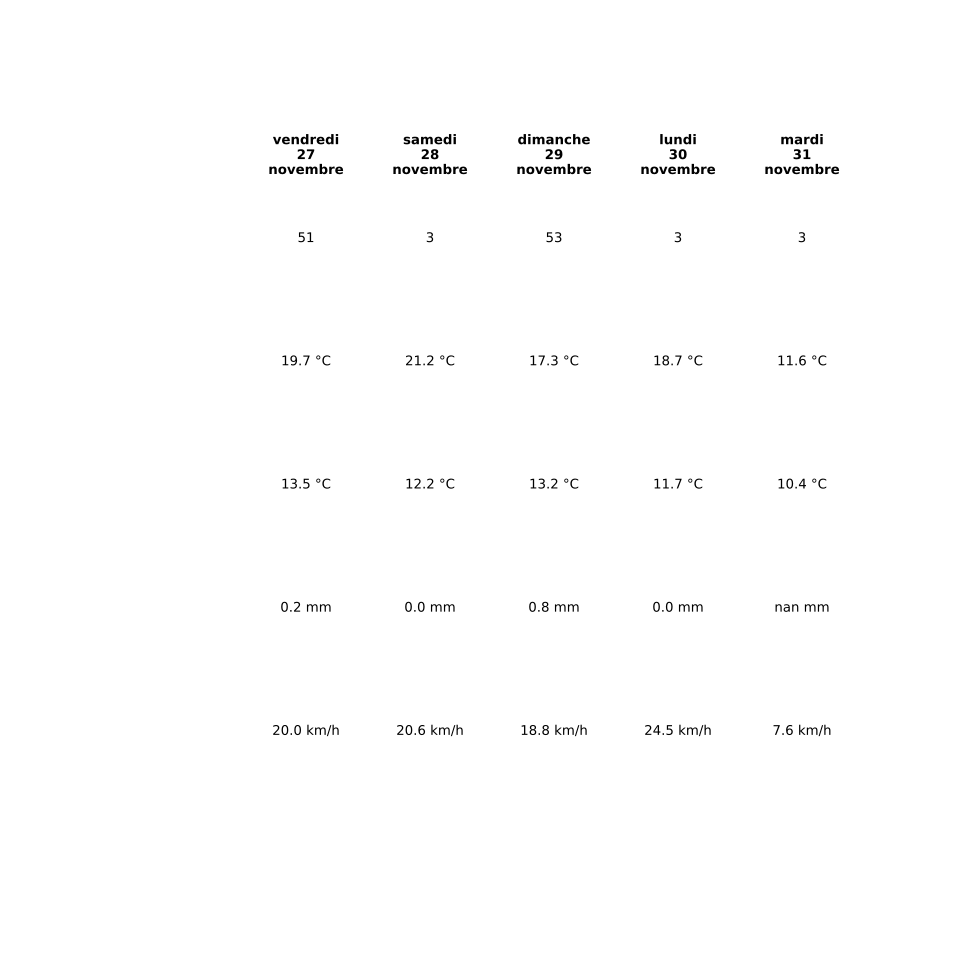

Write Python code to recreate this figure.
import datetime
import pandas as pd
import matplotlib.pyplot as plt
import requests
from PIL import Image
import json
import urllib

# Date d'aujourd'hui
aujourd_hui = datetime.date.today()

# Date cinq jours plus tard
J_plus_4 = aujourd_hui + datetime.timedelta(days=4)

# télécharger le jeu de données (wmo code, tmin, tmax, cumul de pluie)
url_db = "https://api.open-meteo.com/v1/meteofrance?latitude=43.6109&longitude=3.8763&daily=weathercode,temperature_2m_max,temperature_2m_min,precipitation_sum,windspeed_10m_max,winddirection_10m_dominant&timezone=GMT&start_date={0}&end_date={1}&format=csv".format(
    aujourd_hui, J_plus_4
)

r = requests.get(url_db)
open("./data/db.csv", "wb").write(r.content)

# jeu de données pour avoir le vent horaire et calculer la moyenne
url_db1 = "https://api.open-meteo.com/v1/meteofrance?latitude=43.6109&longitude=3.8763&hourly=windspeed_10m&start_date={0}&end_date={1}&format=csv".format(
    aujourd_hui, J_plus_4
)

r1 = requests.get(url_db1)
open("./data/db1.csv", "wb").write(r1.content)

# transformation des csv en dataframe
df = pd.read_csv(
    "./data/db.csv",
    skiprows=3,
    index_col=None,
)
df = df.fillna("-")

df1 = pd.read_csv(
    "./data/db1.csv",
    skiprows=3,
    index_col=None,
)
df1.rename(columns={"windspeed_10m (km/h)": "vent"}, inplace=True)

# on renomme les colonnes de db
df.rename(
    columns={
        "weathercode (wmo code)": "code",
        "temperature_2m_max (°C)": "tmax",
        "temperature_2m_min (°C)": "tmin",
        "precipitation_sum (mm)": "pluie",
        "windspeed_10m_max (km/h)": "vent",
    },
    inplace=True,
)

# valeur de la pluie pour l'affichage des gouttes
pluie = df["pluie"].tolist()

# ajout des unités
df["tmax"] = df["tmax"].astype(str) + " °C"
df["tmin"] = df["tmin"].astype(str) + " °C"
df["pluie"] = df["pluie"].astype(str) + " mm"
df["vent"] = df["vent"].astype(str) + " km/h"

# On transpose la dataframe
df = df.T

# calcul du vent moyen et remplacement de la valeur dans db
for i in range(5):
    subset = df1.loc[24 * i: 24 * (i + 1) - 1]
    moyenne = subset["vent"].mean()
    df.iloc[5, i] = round(moyenne, 1)
    df.iloc[5, i] = str(df.iloc[5, i]) + " km/h"


# Création du tableau contenant les informations voulues
fig = plt.figure(figsize=(14, 10), dpi=300)
ax = plt.subplot()

ncols = df.shape[1]
nrows = df.shape[0] - 1

ax.set_xlim(0, ncols + 1)
ax.set_ylim(0, nrows)
ax.set_axis_off()

columns = df.iloc[0].tolist()


# création des dates (nom du jour/numéro/mois)
noms_jours = ["lundi", "mardi", "mercredi",
              "jeudi", "vendredi", "samedi", "dimanche"]
noms_mois = [
    "janvier",
    "février",
    "mars",
    "avril",
    "mai",
    "juin",
    "juillet",
    "août",
    "septembre",
    "octobre",
    "novembre",
    "décembre",
]

for i in range(ncols):
    df.iloc[0, i] = datetime.datetime.strptime(df.iloc[0, i], "%Y-%m-%d")
    jour_semaine = noms_jours[df.iloc[0, i].weekday()]
    numero_jour = df.iloc[0, i].day
    mois = noms_mois[df.iloc[0, i].month - 1]
    df.iloc[0, i] = f"{jour_semaine}\n{numero_jour}\n{mois}"

# nom des colonnes
for i in range(ncols):
    ha = "center"
    ax.annotate(
        xy=(i + 1, nrows - 0.7),
        text=df.iloc[0, i],
        ha=ha,
        va="bottom",
        weight="bold",
        fontsize=15,
    )


for j, column in enumerate(columns):
    ha = "center"
    ax.annotate(
        xy=(j + 1, nrows - 2),
        text=df.iloc[2, j],
        ha=ha,
        va="center",
        weight="bold",
        fontsize=12,
        bbox=dict(boxstyle="round4", pad=0.8, fc="indianred"),
    )

for j, column in enumerate(columns):
    ha = "center"
    ax.annotate(
        xy=(j + 1, nrows - 3),
        text=df.iloc[3, j],
        ha=ha,
        va="center",
        weight="bold",
        fontsize=12,
        bbox=dict(boxstyle="round4", pad=0.8, fc="lightblue"),
    )

# Ajout du reste des valeurs dans le tableau
for i in range(4, nrows):
    for j, column in enumerate(columns):
        ha = "center"
        ax.annotate(
            xy=(j + 1, nrows - i),
            text=df.iloc[i, j],
            ha=ha,
            weight="bold",
            fontsize=12,
            va="center",
        )


# création des lignes de séparations
ax.plot([0.5, 5.5], [nrows, nrows], lw=6, color="black", marker="", zorder=4)
ax.plot([0.5, 5.5], [0.5, 0.5], lw=6, color="black", marker="", zorder=4)
for x in range(1, nrows - 1):
    ax.plot(
        [0.5, 5.5],
        [x + 0.5, x + 0.5],
        lw=1.15,
        color="gray",
        ls=":",
        zorder=3,
        marker="",
    )

# fichier json des icones
icone = open("./data/ic.json", "r")
ic = icone.read()
df_ic = json.loads(ic)


# fonction pour insérer les images
def image_code(code, ax):
    url = df_ic[str(code)]["day"]["image"]
    image = Image.open(urllib.request.urlopen(url))
    ax.imshow(image)
    ax.axis("off")
    return ax


# Transformation functions
DC_to_FC = ax.transData.transform
FC_to_NFC = fig.transFigure.inverted().transform

# Take data coordinates and transform them to normalized figure coordinates
def DC_to_NFC(x): 
	return FC_to_NFC(DC_to_FC(x))


# Ajout des images du temps
ax_point_1 = DC_to_NFC([0.25, 0.25])
ax_point_2 = DC_to_NFC([0.75, 0.75])
ax_width = abs(ax_point_1[0] - ax_point_2[0]) * 2
ax_height = abs(ax_point_1[1] - ax_point_2[1]) * 2
for i in range(ncols):
    ax_coords = DC_to_NFC([i + 0.5, 4.4])
    ico_ax = fig.add_axes([ax_coords[0], ax_coords[1], ax_width, ax_height])
    image_code(df.iloc[1, i], ico_ax)

# Ajout des gouttes d'eau
gt_point_1 = DC_to_NFC([0.25, 0.25])
gt_point_2 = DC_to_NFC([0.5, 0.5])
gt_width = abs(gt_point_1[0] - gt_point_2[0])
gt_height = abs(gt_point_1[1] - gt_point_2[1])
for i in range(ncols):
    ax_coords = DC_to_NFC([i + 0.55, 1.9])
    if type(pluie[i]) is float and pluie[i] >= 0:
        goutte_ax = fig.add_axes(
            [ax_coords[0], ax_coords[1], gt_width, gt_height])
        image = Image.open("./data/goutte.png")
        goutte_ax.axis("off")
        goutte_ax.imshow(image)

# Ajout des directions du vent
v_point_1 = DC_to_NFC([0.25, 0.25])
v_point_2 = DC_to_NFC([0.4, 0.4])
v_width = abs(v_point_1[0] - v_point_2[0])
v_height = abs(v_point_1[1] - v_point_2[1])
for i in range(ncols):
    if type(df.iloc[6, i]) is float and df.iloc[6, i] >= 0:
        ax_coords = DC_to_NFC([i + 0.55, 0.9])
        vent_ax = fig.add_axes([ax_coords[0], ax_coords[1], v_width, v_height])
        vent = Image.open("./data/vent.png")
        vent = vent.rotate(-df.iloc[6, i])
        vent_ax.axis("off")
        vent_ax.imshow(vent)

plt.savefig("meteo.svg", dpi=300, transparent=True)
